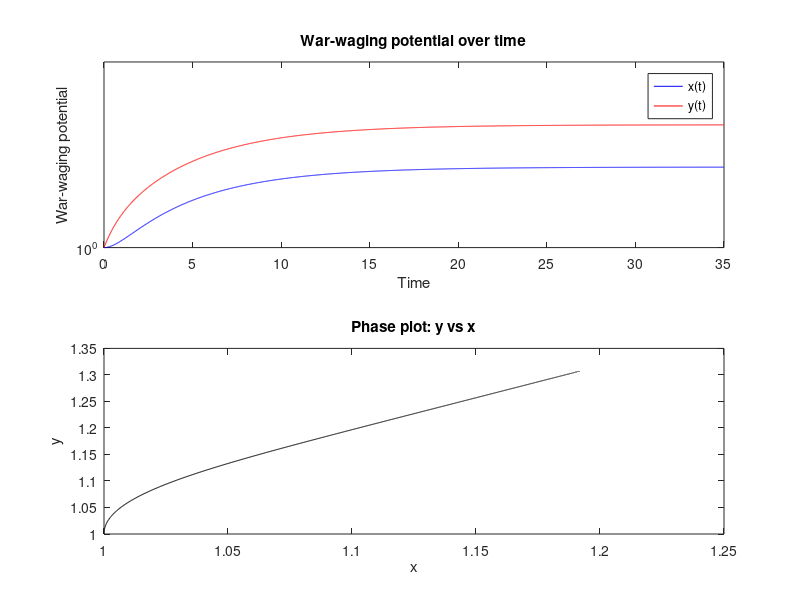

Write MATLAB code to recreate this figure.
% Parameters
k = 0.5;
l = 0.6;
h = 0.2;
g = 0.3;
alpha = 0.8;
beta = 0.7;

% Time parameters
t_start = 0;
t_end = 35;
dt = 0.01; % Choose a suitable time step

% Initial conditions
x0 = 1;
y0 = 1;

% Number of steps
num_steps = ceil((t_end - t_start) / dt);

% Arrays to store results
t_values = zeros(1, num_steps);
x_values = zeros(1, num_steps);
y_values = zeros(1, num_steps);

% Initial values
x_values(1) = x0;
y_values(1) = y0;
t_values(1) = t_start;

% Euler's method
for i = 1:num_steps-1
    x_dot = k * y_values(i) + g - alpha * x_values(i);
    y_dot = l * x_values(i) + h - beta * y_values(i);
    
    x_values(i+1) = x_values(i) + dt * x_dot;
    y_values(i+1) = y_values(i) + dt * y_dot;
    
    t_values(i+1) = t_values(i) + dt;
end

% Plotting
figure;
subplot(2,1,1);
semilogy(t_values, x_values, 'b', t_values, y_values, 'r');
xlabel('Time');
ylabel('War-waging potential');
legend('x(t)', 'y(t)');
title('War-waging potential over time');
xlim([0 35]);
ylim([1 1.5]);
subplot(2,1,2);
plot(x_values, y_values, 'k');
xlabel('x');
ylabel('y');
title('Phase plot: y vs x');

